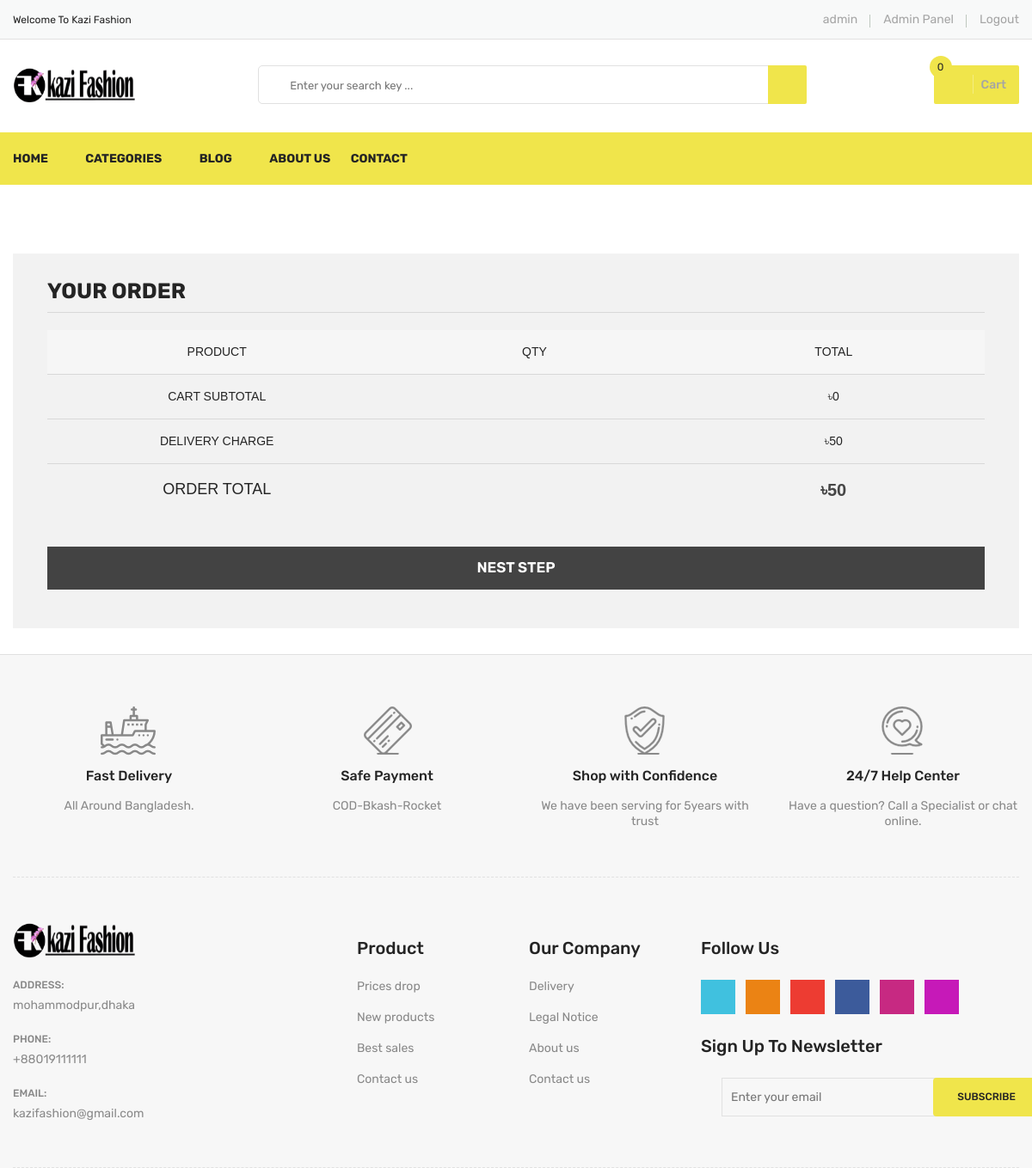
Before: /order/checkout/ (signed in) with the older database file.
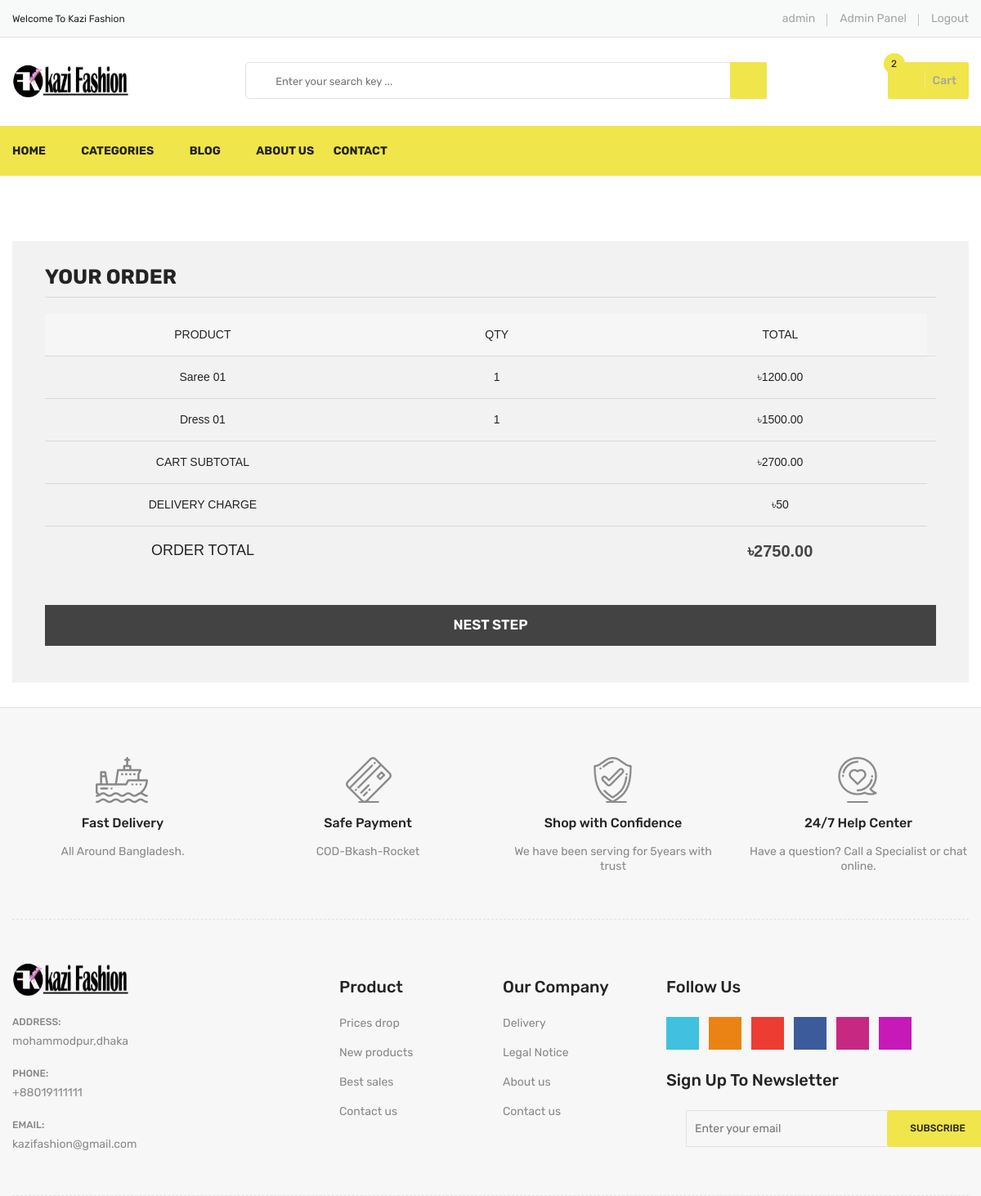
After: the same page with the newer database file.
### order/models.py (models this page shows, shortened)
class ShopCart(models.Model):
    user = models.ForeignKey(settings.AUTH_USER_MODEL,
                             on_delete=models.SET_NULL, null=True)
    product = models.ForeignKey(Product, on_delete=models.SET_NULL, null=True)
    quantity = models.IntegerField()
    @property
    def total(self):
        return self.quantity*self.product.new_price

### store/models.py (models this page shows, shortened)
class Product(models.Model):
    name = models.CharField(max_length=200)
    new_price = models.DecimalField(decimal_places=2, max_digits=10, default=0)
    old_price = models.DecimalField(decimal_places=2, max_digits=10, default=0)
    category = models.ForeignKey(Category, on_delete=models.CASCADE)
    color = models.CharField(max_length=20, blank=True, null=True)
    description = models.CharField(
        max_length=200, default='', null=True, blank=True)
    image = models.ImageField(blank=True, upload_to='products/')
    status = models.BooleanField(default=True)
    created_at = models.DateTimeField(auto_now_add=True)
    updated_at = models.DateTimeField(auto_now=True)
    def image_tag(self):
        return mark_safe('<img src="{}" heights ="50" width="40" />'.format(self.image.url))
    image_tag.short_description = 'Image'

### order/views.py (the view)
# urls.py: path('checkout/', checkout, name='checkout'),
@login_required(login_url='login')
def checkout(request):
    category = Category.objects.all()
    setting = Setting.objects.get(status=True)
    current_user = request.user  # Access User Session information
    shopcart = ShopCart.objects.filter(user_id=current_user.id)
    subtotal = 0
    for p in shopcart:
        subtotal += p.product.new_price * p.quantity
    delivery_charge = 50
    total = subtotal + delivery_charge
    context = {'shopcart': shopcart,
               'categories': category,
               'setting': setting,
               'sub_total': subtotal,
               'delivery_charge': delivery_charge,
               'total': total,
               }
    return render(request, 'checkout.html', context)

### SiteSettings/templatetags/my_cart_tags.py (called while the page is built)
@register.simple_tag
def shopcartcount(userid):
    count = ShopCart.objects.filter(user_id=userid).count()
    return count

### accounts/models.py (called while the page is built)
    @property
    def is_admin(self):
        return self.admin

    @property
    def is_active(self):
        return self.active

### order/templates/checkout.html (shortened to what this page needs)
{% extends 'base.html' %} {% load static %} {% load crispy_forms_filters %}
{% block mainbody %}
<div class="checkout-area pt-60 pb-30">
    <div class="container">
        <div class="row">
            <div class="col-lg-12 col-12">
                <div class="your-order">
                    <h3>Your order</h3>
                    <div class="your-order-table table-responsive">
                        <table class="table">
                            <thead>
                                <tr>
                                    <th class="cart-product-name">Product</th>
                                    <th class="cart-product-name">qty</th>
                                    <th class="cart-product-total">Total</th>
                                </tr>
                            </thead>
                            <tbody>
                                {% for product in shopcart %}
                                <tr class="cart_item">
                                    <td class="cart-product-name">{{product.product.name}}</td>
                                    <td class="product-quantity">{{product.quantity}}</td>
                                    <td class="cart-product-total"><span class="amount">&#2547;{{product.total}}</span></td>
                                    <td class="cart-product-total"><span class="amount"><a href="/order/deletefromcart/{{ product.id }}" class="main-btn icon-btn"><i class="fa fa-close"></i></a></span></td>
                                </tr>
                                {% endfor %}
                            </tbody>
                            <tfoot>
                                <tr class="cart-subtotal">
                                    <th>Cart Subtotal</th>
                                    <td></td>
                                    <td><span class="amount">&#2547;{{sub_total}}</span></td>
                                </tr>
                                <tr class="cart-subtotal">
                                    <th>Delivery Charge</th>
                                    <td></td>
                                    <td><span class="amount">&#2547;{{delivery_charge}}</span></td>
                                </tr>
                                <tr class="order-total">
                                    <th>Order Total</th>
                                    <td></td>
                                    <td><strong><span class="amount">&#2547;{{total}}</span></strong></td>
                                </tr>
                            </tfoot>
                        </table>
                    </div>
                    <div class="order-button-payment">
                        <a href="{% url 'placeorder' %}">
                            <input value="Nest Step" type="submit">
                        </a>
                    </div>
                </div>
            </div>
        </div>
    </div>
</div>
{% endblock %}

### templates/header.html (shortened to what this page needs)
{% load static %}
<header>
    <div class="header-top">
        <div class="container">
            <div class="row">
                <div class="col-lg-3 col-md-4">
                    <div class="header-top-left">
                        <ul class="phone-wrap">
                            <li><span>Welcome To Kazi Fashion</span></li>
                        </ul>
                    </div>
                </div>
                <div class="col-lg-9 col-md-8">
                    <div class="header-top-right">
                        <ul class="ht-menu">
                            {% if user.is_authenticated %}
                            <li>
                                <a href="{% url 'profile' %}">{{user.username}}</a></li>
                            {% if user.is_admin %}
                            <li>
                                <a href="{% url 'admin:index' %}">Admin Panel</a></li>
                            {% endif %}
                            <li>
                                <a href="{% url 'logout' %}">Logout</a></li>
                            {% else %}
                            <li>
                                <a href="{% url 'login' %}">Sign In</a></li>
                            <li>
                                <a href="{% url 'register' %}">Sign Up</a></li>
                            {% endif %}
                        </ul>
                    </div>
                </div>
            </div>
        </div>
    </div>
    <div class="header-middle pl-sm-0 pr-sm-0 pl-xs-0 pr-xs-0">
        <div class="container">
            <div class="row">
                <div class="col-lg-3">
                    <div class="logo pb-sm-30 pb-xs-30">
                        <a href="/">
                            <img id='logo' src="{{ setting.siteLogo.url }}" alt="Logo">
                        </a>
                    </div>
                </div>
                <div class="col-lg-9 pl-0 ml-sm-15 ml-xs-15">
                    <form action="{% url 'search' %}" method="GET" class="hm-searchbox">
                        <input type="text" name="search_term" value="{{search_term}}" placeholder=" Enter your search key ... ">
                        <button class="li-btn " type="submit "><i class="fa fa-search "></i></button>
                    </form>
                    <div class="header-middle-right ">
                        <ul class="hm-menu ">
                            <li class="hm-minicart ">
                                <div class="hm-minicart-trig">
                                    <a href="{% url 'checkout' %}">
                                        {% load my_cart_tags %} {% shopcartcount user.id as count %}
                                        <span class="item-text ">Cart
                                    <span class="cart-item-count" id="cart">{{count}}</span>
                                        </span>
                                    </a>
                                </div>
                    </div>
                </div>
            </div>
        </div>
    </div>
    </div>
    <div class="header-bottom header-sticky d-none d-lg-block d-xl-block ">
        <div class="container ">
            <div class="row ">
                <div class="col-lg-12 ">
                    <div class="hb-menu ">
                        <nav>
                            <ul>
                                <li><a href="{%url 'home' %} ">Home</a></li>
                                <li class="megamenu-holder "><a href="# ">Categories</a>
                                </li>
                                <li><a href="{%url 'blog' %} ">Blog</a></li>
                                <li><a href="{%url 'about' %} ">About Us</a></li>
                                <li><a href="{%url 'contact' %} ">Contact</a></li>
                            </ul>
                        </nav>
                    </div>
                </div>
            </div>
        </div>
    </div>

Changed rows visible on the page:
added ShopCart: product.name "Saree 01", quantity "1", total "1200.00"
added ShopCart: product.name "Dress 01", quantity "1", total "1500.00"
Other visible differences:
{{ count }}: "0" → "2"
{{ sub_total }}: "0" → "2700.00"
{{ total }}: "50" → "2750.00"
